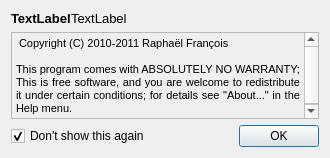
<?xml version="1.0" encoding="UTF-8"?>
<ui version="4.0">
 <class>Splash</class>
 <widget class="QDialog" name="Splash">
  <property name="enabled">
   <bool>true</bool>
  </property>
  <property name="geometry">
   <rect>
    <x>0</x>
    <y>0</y>
    <width>330</width>
    <height>158</height>
   </rect>
  </property>
  <property name="locale">
   <locale language="English" country="UnitedStates"/>
  </property>
  <layout class="QVBoxLayout" name="verticalLayout">
   <item>
    <layout class="QHBoxLayout" name="horizontalLayout_2">
     <property name="spacing">
      <number>0</number>
     </property>
     <item>
      <widget class="QLabel" name="labelApp">
       <property name="font">
        <font>
         <pointsize>10</pointsize>
         <weight>75</weight>
         <bold>true</bold>
        </font>
       </property>
       <property name="text">
        <string notr="true">TextLabel</string>
       </property>
       <property name="alignment">
        <set>Qt::AlignBottom|Qt::AlignLeading|Qt::AlignLeft</set>
       </property>
      </widget>
     </item>
     <item>
      <widget class="QLabel" name="labelVersion">
       <property name="sizePolicy">
        <sizepolicy hsizetype="Expanding" vsizetype="Preferred">
         <horstretch>0</horstretch>
         <verstretch>0</verstretch>
        </sizepolicy>
       </property>
       <property name="font">
        <font>
         <pointsize>10</pointsize>
        </font>
       </property>
       <property name="text">
        <string notr="true">TextLabel</string>
       </property>
       <property name="alignment">
        <set>Qt::AlignBottom|Qt::AlignLeading|Qt::AlignLeft</set>
       </property>
      </widget>
     </item>
    </layout>
   </item>
   <item>
    <widget class="QTextBrowser" name="textBrowser">
     <property name="enabled">
      <bool>false</bool>
     </property>
     <property name="palette">
      <palette>
       <active>
        <colorrole role="WindowText">
         <brush brushstyle="SolidPattern">
          <color alpha="255">
           <red>0</red>
           <green>0</green>
           <blue>0</blue>
          </color>
         </brush>
        </colorrole>
        <colorrole role="Dark">
         <brush brushstyle="SolidPattern">
          <color alpha="255">
           <red>0</red>
           <green>0</green>
           <blue>0</blue>
          </color>
         </brush>
        </colorrole>
        <colorrole role="Text">
         <brush brushstyle="SolidPattern">
          <color alpha="255">
           <red>0</red>
           <green>0</green>
           <blue>0</blue>
          </color>
         </brush>
        </colorrole>
        <colorrole role="ButtonText">
         <brush brushstyle="SolidPattern">
          <color alpha="255">
           <red>0</red>
           <green>0</green>
           <blue>0</blue>
          </color>
         </brush>
        </colorrole>
       </active>
       <inactive>
        <colorrole role="WindowText">
         <brush brushstyle="SolidPattern">
          <color alpha="255">
           <red>0</red>
           <green>0</green>
           <blue>0</blue>
          </color>
         </brush>
        </colorrole>
        <colorrole role="Dark">
         <brush brushstyle="SolidPattern">
          <color alpha="255">
           <red>0</red>
           <green>0</green>
           <blue>0</blue>
          </color>
         </brush>
        </colorrole>
        <colorrole role="Text">
         <brush brushstyle="SolidPattern">
          <color alpha="255">
           <red>0</red>
           <green>0</green>
           <blue>0</blue>
          </color>
         </brush>
        </colorrole>
        <colorrole role="ButtonText">
         <brush brushstyle="SolidPattern">
          <color alpha="255">
           <red>0</red>
           <green>0</green>
           <blue>0</blue>
          </color>
         </brush>
        </colorrole>
       </inactive>
       <disabled>
        <colorrole role="WindowText">
         <brush brushstyle="SolidPattern">
          <color alpha="255">
           <red>0</red>
           <green>0</green>
           <blue>0</blue>
          </color>
         </brush>
        </colorrole>
        <colorrole role="Dark">
         <brush brushstyle="SolidPattern">
          <color alpha="255">
           <red>0</red>
           <green>0</green>
           <blue>0</blue>
          </color>
         </brush>
        </colorrole>
        <colorrole role="Text">
         <brush brushstyle="SolidPattern">
          <color alpha="255">
           <red>0</red>
           <green>0</green>
           <blue>0</blue>
          </color>
         </brush>
        </colorrole>
        <colorrole role="ButtonText">
         <brush brushstyle="SolidPattern">
          <color alpha="255">
           <red>0</red>
           <green>0</green>
           <blue>0</blue>
          </color>
         </brush>
        </colorrole>
       </disabled>
      </palette>
     </property>
     <property name="acceptDrops">
      <bool>false</bool>
     </property>
     <property name="html">
      <string>&lt;!DOCTYPE HTML PUBLIC &quot;-//W3C//DTD HTML 4.0//EN&quot; &quot;http://www.w3.org/TR/REC-html40/strict.dtd&quot;&gt;
&lt;html&gt;&lt;head&gt;&lt;meta name=&quot;qrichtext&quot; content=&quot;1&quot; /&gt;&lt;style type=&quot;text/css&quot;&gt;
p, li { white-space: pre-wrap; }
&lt;/style&gt;&lt;/head&gt;&lt;body style=&quot; font-family:'MS Shell Dlg 2'; font-size:8.25pt; font-weight:400; font-style:normal;&quot;&gt;
&lt;p align=&quot;justify&quot; style=&quot; margin-top:0px; margin-bottom:0px; margin-left:0px; margin-right:0px; -qt-block-indent:0; text-indent:0px;&quot;&gt;&lt;span style=&quot; font-size:8pt;&quot;&gt; Copyright (C) 2010-2011 Raphaël François&lt;/span&gt;&lt;/p&gt;
&lt;p align=&quot;justify&quot; style=&quot;-qt-paragraph-type:empty; margin-top:0px; margin-bottom:0px; margin-left:0px; margin-right:0px; -qt-block-indent:0; text-indent:0px; font-size:8pt;&quot;&gt;&lt;/p&gt;
&lt;p align=&quot;justify&quot; style=&quot; margin-top:0px; margin-bottom:0px; margin-left:0px; margin-right:0px; -qt-block-indent:0; text-indent:0px;&quot;&gt;&lt;span style=&quot; font-size:8pt;&quot;&gt;This program comes with ABSOLUTELY NO WARRANTY; This is free software, and you are welcome to redistribute it under certain conditions; for details see &amp;quot;About...&amp;quot; in the Help menu.&lt;/span&gt;&lt;/p&gt;&lt;/body&gt;&lt;/html&gt;</string>
     </property>
     <property name="textInteractionFlags">
      <set>Qt::NoTextInteraction</set>
     </property>
    </widget>
   </item>
   <item>
    <layout class="QHBoxLayout" name="horizontalLayout">
     <item>
      <widget class="QCheckBox" name="checkHideIt">
       <property name="text">
        <string>Don't show this again</string>
       </property>
       <property name="checked">
        <bool>true</bool>
       </property>
      </widget>
     </item>
     <item>
      <widget class="QDialogButtonBox" name="buttonBox">
       <property name="orientation">
        <enum>Qt::Horizontal</enum>
       </property>
       <property name="standardButtons">
        <set>QDialogButtonBox::Ok</set>
       </property>
      </widget>
     </item>
    </layout>
   </item>
  </layout>
 </widget>
 <resources/>
 <connections>
  <connection>
   <sender>buttonBox</sender>
   <signal>accepted()</signal>
   <receiver>Splash</receiver>
   <slot>accept()</slot>
   <hints>
    <hint type="sourcelabel">
     <x>248</x>
     <y>254</y>
    </hint>
    <hint type="destinationlabel">
     <x>157</x>
     <y>274</y>
    </hint>
   </hints>
  </connection>
  <connection>
   <sender>buttonBox</sender>
   <signal>rejected()</signal>
   <receiver>Splash</receiver>
   <slot>reject()</slot>
   <hints>
    <hint type="sourcelabel">
     <x>316</x>
     <y>260</y>
    </hint>
    <hint type="destinationlabel">
     <x>286</x>
     <y>274</y>
    </hint>
   </hints>
  </connection>
 </connections>
</ui>
